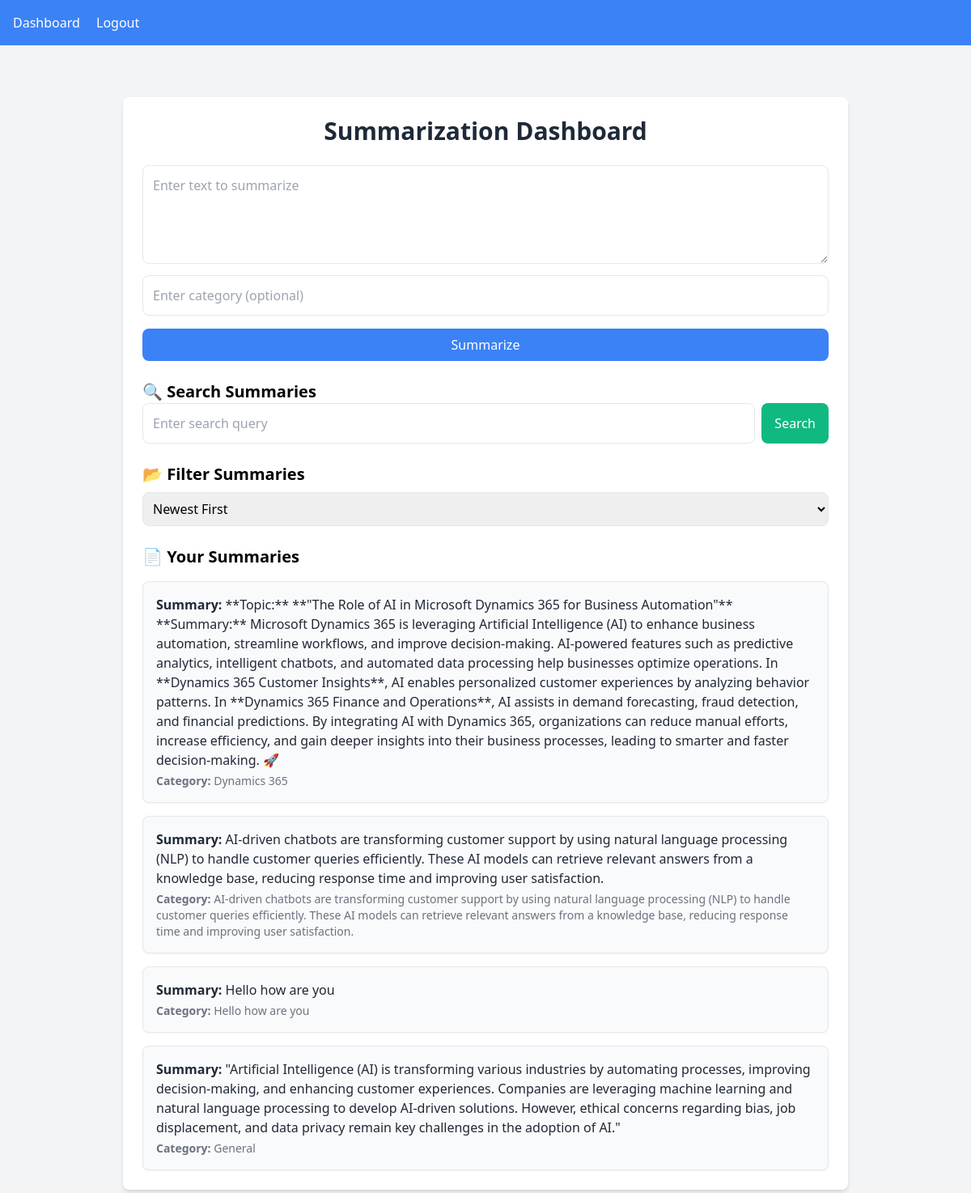
The page /dashboard/ (signed in) on the database its author committed.
### vector_search/models.py (models this page shows, shortened)
class Summary(models.Model):
    user = models.ForeignKey(User, on_delete=models.CASCADE)  # ✅ Link to user
    text = models.TextField()
    embedding_id = models.CharField(max_length=100, unique=True)
    category = models.CharField(max_length=50, blank=True)  # ✅ Allow category filtering
    created_at = models.DateTimeField(default = now)  # ✅ Temporarily allow NULL

### vector_search/views.py (the view, shortened to what this page needs)
# urls.py: path("dashboard/", dashboard, name="dashboard"),
@login_required
def dashboard(request):
    csrf_token = get_token(request)  # Get CSRF token for frontend
    summaries = Summary.objects.filter(user=request.user).order_by("-created_at")
    return render(request, "vector_search/dashboard.html", {"summaries": summaries, "csrf_token": csrf_token})

### vector_search/templates/vector_search/dashboard.html (shortened to what this page needs)
{% extends "vector_search/base.html" %}
{% load static %}
{% block content %}
<div class="max-w-4xl mx-auto mt-10 bg-white p-6 rounded-lg shadow-md">
    <h2 class="text-3xl font-bold text-center text-gray-800 mb-6">Summarization Dashboard</h2>
    <form id="summaryForm">
        <textarea id="text" class="w-full p-3 border rounded-lg" rows="4" placeholder="Enter text to summarize" required></textarea>
        <input type="text" id="category" class="w-full p-3 border rounded-lg mt-2" placeholder="Enter category (optional)">
        <button type="submit" class="w-full bg-blue-500 text-white py-2 mt-4 rounded-lg hover:bg-blue-700">
            Summarize
        </button>
    </form>
    <h3 class="text-xl font-semibold mt-6">🔍 Search Summaries</h3>
    <form id="searchForm" class="mb-4 flex space-x-2">
        <input type="text" id="search_query" name="search_query" class="w-full p-3 border rounded-lg" placeholder="Enter search query" required>
        <button type="submit" class="bg-green-500 text-white px-4 py-2 rounded-lg hover:bg-green-700">Search</button>
    </form>
    <h3 class="text-xl font-semibold mt-6">📂 Filter Summaries</h3>
    <select id="sort_order" class="w-full p-2 border rounded-lg mt-2">
        <option value="desc">Newest First</option>
    </select>
    <h3 class="text-xl font-semibold mt-6">📄 Your Summaries</h3>
    <div id="summary_list" class="mt-4 space-y-4">
        {% for summary in summaries %}
            <div class="p-4 border rounded-lg shadow-sm bg-gray-50">
                <p class="text-gray-800"><strong>Summary:</strong> {{ summary.text }}</p>
                <p class="text-gray-500 text-sm mt-1"><strong>Category:</strong> {{ summary.category }}</p>
            </div>
        {% empty %}
            <p class="text-gray-500">No summaries found.</p>
        {% endfor %}
    </div>
</div>
{% endblock %}

### rows shown on the page
Summary: text "**Topic:** **\"The Role of AI in Microsoft Dynamics 365 for Business Automation\"** **Summary:** Microsoft Dynamics 365 is leveraging Artificial Intelligence (AI) to enhance business automation, streamline workflows, and improve decision-making. AI-powered features such as predictive analytics, intelligent chatbots, and automated data processing help businesses optimize operations. In **Dynamics 365 Customer Insights**, AI enables personalized customer experiences by analyzing behavior patterns. In **Dynamics 365 Finance and Operations**, AI assists in demand forecasting, fraud detection, and financial predictions. By integrating AI with Dynamics 365, organizations can reduce manual efforts,…", category "Dynamics 365"
Summary: text "AI-driven chatbots are transforming customer support by using natural language processing (NLP) to handle customer queries efficiently. These AI models can retrieve relevant answers from a knowledge base, reducing response time and improving user satisfaction.", category "AI-driven chatbots are transforming customer support by using natural language processing (NLP) to handle customer queries efficiently. These AI models can retrieve relevant answers from a knowledge base, reducing response time and improving user satisfaction."
Summary: text "Hello how are you", category "Hello how are you"
Summary: text "\"Artificial Intelligence (AI) is transforming various industries by automating processes, improving decision-making, and enhancing customer experiences. Companies are leveraging machine learning and natural language processing to develop AI-driven solutions. However, ethical concerns regarding bias, job displacement, and data privacy remain key challenges in the adoption of AI.\"", category "General"
